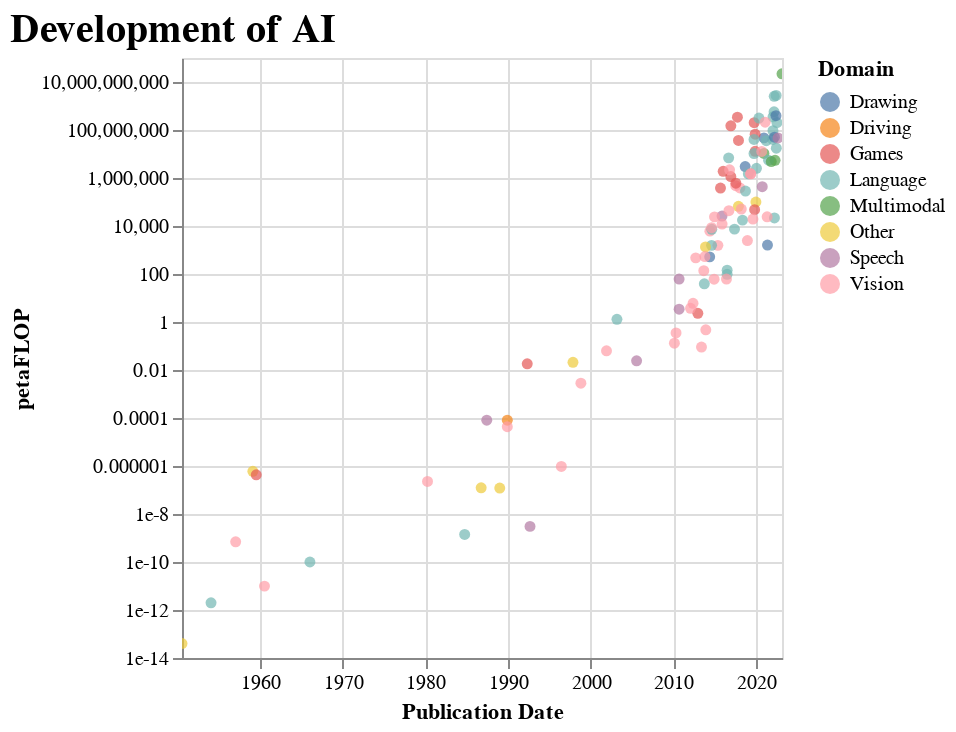

The cell this chart's notebook holds for it:
### Code cell
# make y-axis logarithmic to make points and distribution more readable 
log_y = (
    alt.Chart(merged)
    .mark_circle()
    .encode(
        alt.X("Day:T", title="Publication Date"),
        alt.Y("Training_computation_petaflop:Q", scale=alt.Scale(type="log"), title="petaFLOP"),
        color=alt.Color("Domain:N"),
        tooltip=["Entity", "year", "Researcher_affiliation"]
    ).interactive().properties(title="Development of AI") #for faceted
).configure_title(fontSize=20, anchor="start")
log_y

### Figure 1 — Vega-Lite specification as saved in the notebook (floating-point values rounded to 4 significant figures; data arrays with more than 128 entries replaced by an {"elided": "..."} marker saying what was removed)
{"config": {"view": {"continuousWidth": 300, "continuousHeight": 300}, "title": {"anchor": "start", "fontSize": 20}}, "data": {"name": "data-564ebf14d4d3f070517fdbcf4fc88e33"}, "mark": {"type": "circle"}, "encoding": {"color": {"field": "Domain", "type": "nominal"}, "tooltip": [{"field": "Entity", "type": "nominal"}, {"field": "year", "type": "quantitative"}, {"field": "Researcher_affiliation", "type": "nominal"}], "x": {"field": "Day", "title": "Publication Date", "type": "temporal"}, "y": {"field": "Training_computation_petaflop", "scale": {"type": "log"}, "title": "petaFLOP", "type": "quantitative"}}, "params": [{"name": "param_54", "select": {"type": "interval", "encodings": ["x", "y"]}, "bind": "scales"}], "title": "Development of AI", "$schema": "https://vega.github.io/schema/vega-lite/v5.8.0.json", "datasets": {"data-564ebf14d4d3f070517fdbcf4fc88e33": {"elided": "253 records"}}}
